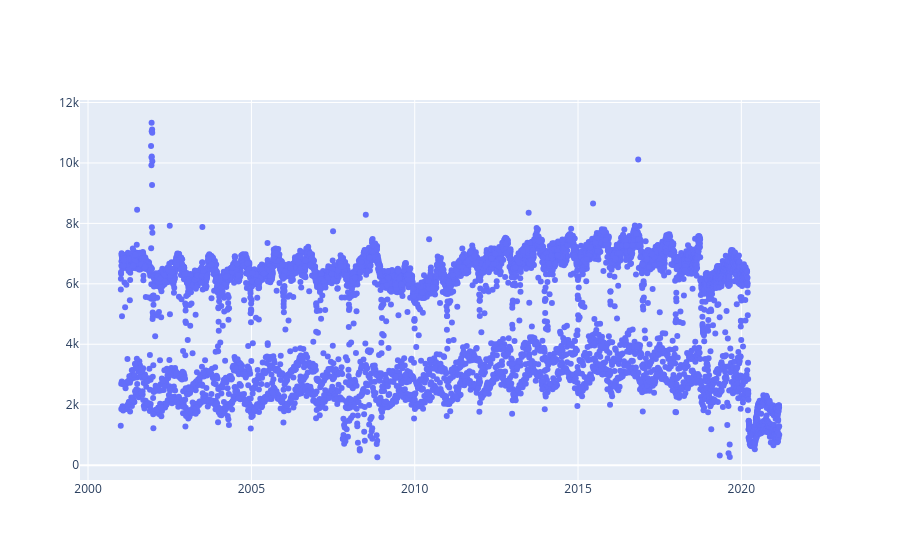

The notebook cell this image was saved under:
### Markdown cell above
## a) Create time series traces (entries over time) for entries at stations 42180 (blue) and 40900 (red) organized by daytype.

Pick a reasonable color mapping for your data markers, and define a hovertemplate that provides the date, station name, and daytype when you hover over each point. Then create two plots side by side that enable comparison of the ridership data at both stations.

### Code cell
# do this for the first station 
# you may need pandas df.loc, something like data.loc[data['feature'] == #####]





plot_data = data[data["station_id"]==41280]
hover_data = np.stack([plot_data["date"], plot_data["stationname"], plot_data["daytype"]], axis=-1)
trace_CTA = go.Scatter(x = plot_data["date"], 
                y = plot_data["rides"], 
                mode="markers",
                customdata=hover_data,
                hovertemplate = "Date: %{customdata[0]}<br>Station: %{customdata[1]}<br>Day Type: %{customdata[2]}<br>Rides: %{y}<extra></extra>",
                
                # hovertemplate = ,
                # text = ,
                # hoverlabel=dict(
                # bgcolor = 'white',
    )

fig = go.Figure()
fig.add_trace(trace_CTA)
fig.show()

### Figure 1 — Plotly figure (JSON) as saved in the notebook; plotly's stock layout.template omitted (floating-point values rounded to 4 significant figures; data arrays with more than 128 entries replaced by an {"elided": "..."} marker saying what was removed)
{"data": [{"customdata": {"elided": "7369x3 str values"}, "hovertemplate": "Date: %{customdata[0]}<br>Station: %{customdata[1]}<br>Day Type: %{customdata[2]}<br>Rides: %{y}<extra></extra>", "mode": "markers", "type": "scatter", "x": {"elided": "7369 str values"}, "y": {"elided": "7369 int values"}}], "layout": {}}
